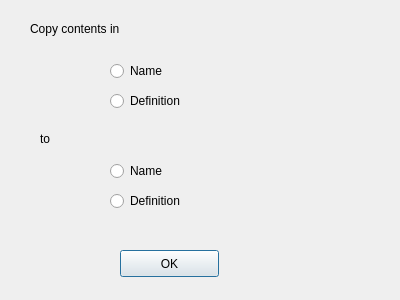
<?xml version="1.0" encoding="UTF-8"?>
<ui version="4.0">
 <class>Dialog</class>
 <widget class="QDialog" name="Dialog">
  <property name="geometry">
   <rect>
    <x>0</x>
    <y>0</y>
    <width>400</width>
    <height>300</height>
   </rect>
  </property>
  <property name="windowTitle">
   <string>Dialog</string>
  </property>
  <widget class="QLabel" name="label">
   <property name="geometry">
    <rect>
     <x>30</x>
     <y>20</y>
     <width>121</width>
     <height>17</height>
    </rect>
   </property>
   <property name="text">
    <string>Copy contents in</string>
   </property>
  </widget>
  <widget class="QRadioButton" name="radioButton">
   <property name="geometry">
    <rect>
     <x>110</x>
     <y>60</y>
     <width>117</width>
     <height>22</height>
    </rect>
   </property>
   <property name="text">
    <string>Name</string>
   </property>
  </widget>
  <widget class="QRadioButton" name="radioButton_2">
   <property name="geometry">
    <rect>
     <x>110</x>
     <y>90</y>
     <width>117</width>
     <height>22</height>
    </rect>
   </property>
   <property name="text">
    <string>Definition</string>
   </property>
  </widget>
  <widget class="QRadioButton" name="radioButton_3">
   <property name="geometry">
    <rect>
     <x>110</x>
     <y>190</y>
     <width>117</width>
     <height>22</height>
    </rect>
   </property>
   <property name="text">
    <string>Definition</string>
   </property>
  </widget>
  <widget class="QRadioButton" name="radioButton_4">
   <property name="geometry">
    <rect>
     <x>110</x>
     <y>160</y>
     <width>117</width>
     <height>22</height>
    </rect>
   </property>
   <property name="text">
    <string>Name</string>
   </property>
  </widget>
  <widget class="QLabel" name="label_2">
   <property name="geometry">
    <rect>
     <x>40</x>
     <y>130</y>
     <width>31</width>
     <height>17</height>
    </rect>
   </property>
   <property name="text">
    <string>to</string>
   </property>
  </widget>
  <widget class="QPushButton" name="pushButton">
   <property name="geometry">
    <rect>
     <x>120</x>
     <y>250</y>
     <width>99</width>
     <height>27</height>
    </rect>
   </property>
   <property name="text">
    <string>OK</string>
   </property>
  </widget>
 </widget>
 <resources/>
 <connections/>
</ui>
